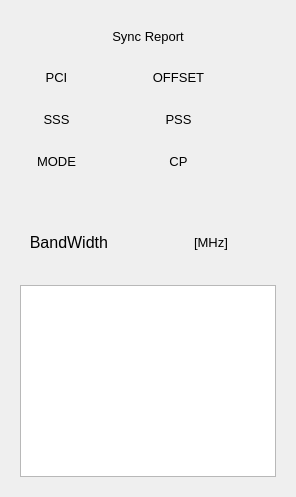
         <widget class="QWidget" name="page_9">
          <layout class="QVBoxLayout" name="verticalLayout_3">
           <item>
            <widget class="QWidget" name="widget_8" native="true">
             <layout class="QVBoxLayout" name="verticalLayout_12">
              <item>
               <widget class="QWidget" name="widget_12" native="true">
                <layout class="QHBoxLayout" name="horizontalLayout_9">
                 <item>
                  <widget class="QLabel" name="label_3">
                   <property name="font">
                    <font>
                     <pointsize>10</pointsize>
                    </font>
                   </property>
                   <property name="text">
                    <string>Sync Report</string>
                   </property>
                   <property name="alignment">
                    <set>Qt::AlignCenter</set>
                   </property>
                  </widget>
                 </item>
                </layout>
               </widget>
              </item>
              <item>
               <widget class="QWidget" name="widget_13" native="true">
                <layout class="QHBoxLayout" name="horizontalLayout_10">
                 <item>
                  <widget class="QLabel" name="label_18">
                   <property name="font">
                    <font>
                     <pointsize>10</pointsize>
                    </font>
                   </property>
                   <property name="text">
                    <string>PCI</string>
                   </property>
                   <property name="alignment">
                    <set>Qt::AlignCenter</set>
                   </property>
                  </widget>
                 </item>
                 <item>
                  <widget class="QLabel" name="label_19">
                   <property name="font">
                    <font>
                     <pointsize>12</pointsize>
                    </font>
                   </property>
                   <property name="text">
                    <string/>
                   </property>
                   <property name="alignment">
                    <set>Qt::AlignCenter</set>
                   </property>
                  </widget>
                 </item>
                 <item>
                  <widget class="QLabel" name="label_20">
                   <property name="font">
                    <font>
                     <pointsize>10</pointsize>
                    </font>
                   </property>
                   <property name="text">
                    <string>OFFSET</string>
                   </property>
                   <property name="alignment">
                    <set>Qt::AlignCenter</set>
                   </property>
                  </widget>
                 </item>
                 <item>
                  <widget class="QLabel" name="label_21">
                   <property name="font">
                    <font>
                     <pointsize>12</pointsize>
                    </font>
                   </property>
                   <property name="text">
                    <string/>
                   </property>
                   <property name="alignment">
                    <set>Qt::AlignCenter</set>
                   </property>
                  </widget>
                 </item>
                </layout>
               </widget>
              </item>
              <item>
               <widget class="QWidget" name="widget_15" native="true">
                <layout class="QHBoxLayout" name="horizontalLayout_11">
                 <item>
                  <widget class="QLabel" name="label_22">
                   <property name="font">
                    <font>
                     <pointsize>10</pointsize>
                    </font>
                   </property>
                   <property name="text">
                    <string>SSS</string>
                   </property>
                   <property name="alignment">
                    <set>Qt::AlignCenter</set>
                   </property>
                  </widget>
                 </item>
                 <item>
                  <widget class="QLabel" name="label_23">
                   <property name="font">
                    <font>
                     <pointsize>12</pointsize>
                    </font>
                   </property>
                   <property name="text">
                    <string/>
                   </property>
                   <property name="alignment">
                    <set>Qt::AlignCenter</set>
                   </property>
                  </widget>
                 </item>
                 <item>
                  <widget class="QLabel" name="label_24">
                   <property name="font">
                    <font>
                     <pointsize>10</pointsize>
                    </font>
                   </property>
                   <property name="text">
                    <string>PSS</string>
                   </property>
                   <property name="alignment">
                    <set>Qt::AlignCenter</set>
                   </property>
                  </widget>
                 </item>
                 <item>
                  <widget class="QLabel" name="label_25">
                   <property name="font">
                    <font>
                     <pointsize>12</pointsize>
                    </font>
                   </property>
                   <property name="text">
                    <string/>
                   </property>
                   <property name="alignment">
                    <set>Qt::AlignCenter</set>
                   </property>
                  </widget>
                 </item>
                </layout>
               </widget>
              </item>
              <item>
               <widget class="QWidget" name="widget_16" native="true">
                <property name="font">
                 <font>
                  <pointsize>12</pointsize>
                 </font>
                </property>
                <layout class="QHBoxLayout" name="horizontalLayout_12">
                 <item>
                  <widget class="QLabel" name="label_26">
                   <property name="font">
                    <font>
                     <pointsize>10</pointsize>
                    </font>
                   </property>
                   <property name="text">
                    <string>MODE</string>
                   </property>
                   <property name="alignment">
                    <set>Qt::AlignCenter</set>
                   </property>
                  </widget>
                 </item>
                 <item>
                  <widget class="QLabel" name="label_27">
                   <property name="font">
                    <font>
                     <pointsize>10</pointsize>
                    </font>
                   </property>
                   <property name="text">
                    <string/>
                   </property>
                   <property name="alignment">
                    <set>Qt::AlignCenter</set>
                   </property>
                  </widget>
                 </item>
                 <item>
                  <widget class="QLabel" name="label_29">
                   <property name="font">
                    <font>
                     <pointsize>10</pointsize>
                    </font>
                   </property>
                   <property name="text">
                    <string>CP</string>
                   </property>
                   <property name="alignment">
                    <set>Qt::AlignCenter</set>
                   </property>
                  </widget>
                 </item>
                 <item>
                  <widget class="QLabel" name="label_28">
                   <property name="text">
                    <string/>
                   </property>
                   <property name="alignment">
                    <set>Qt::AlignCenter</set>
                   </property>
                  </widget>
                 </item>
                </layout>
               </widget>
              </item>
              <item>
               <widget class="QWidget" name="widget_17" native="true">
                <property name="font">
                 <font>
                  <pointsize>12</pointsize>
                 </font>
                </property>
                <layout class="QHBoxLayout" name="horizontalLayout_20">
                 <item>
                  <widget class="QLabel" name="label_50">
                   <property name="font">
                    <font>
                     <pointsize>10</pointsize>
                    </font>
                   </property>
                   <property name="text">
                    <string/>
                   </property>
                   <property name="alignment">
                    <set>Qt::AlignCenter</set>
                   </property>
                  </widget>
                 </item>
                </layout>
               </widget>
              </item>
              <item>
               <widget class="QWidget" name="widget_18" native="true">
                <property name="font">
                 <font>
                  <pointsize>10</pointsize>
                 </font>
                </property>
                <layout class="QHBoxLayout" name="horizontalLayout_13">
                 <item>
                  <widget class="QLabel" name="label_30">
                   <property name="font">
                    <font>
                     <pointsize>12</pointsize>
                    </font>
                   </property>
                   <property name="text">
                    <string>BandWidth</string>
                   </property>
                   <property name="alignment">
                    <set>Qt::AlignRight|Qt::AlignTrailing|Qt::AlignVCenter</set>
                   </property>
                  </widget>
                 </item>
                 <item>
                  <widget class="QLabel" name="label_31">
                   <property name="font">
                    <font>
                     <pointsize>12</pointsize>
                    </font>
                   </property>
                   <property name="text">
                    <string/>
                   </property>
                   <property name="alignment">
                    <set>Qt::AlignCenter</set>
                   </property>
                  </widget>
                 </item>
                 <item>
                  <widget class="QLabel" name="label_32">
                   <property name="font">
                    <font>
                     <pointsize>10</pointsize>
                    </font>
                   </property>
                   <property name="text">
                    <string>[MHz]</string>
                   </property>
                   <property name="alignment">
                    <set>Qt::AlignLeading|Qt::AlignLeft|Qt::AlignVCenter</set>
                   </property>
                  </widget>
                 </item>
                </layout>
               </widget>
              </item>
             </layout>
            </widget>
           </item>
           <item>
            <widget class="QWidget" name="widget_11" native="true">
             <layout class="QHBoxLayout" name="horizontalLayout_21">
              <item>
               <widget class="QTextBrowser" name="textBrowser"/>
              </item>
             </layout>
            </widget>
           </item>
          </layout>
         </widget>
